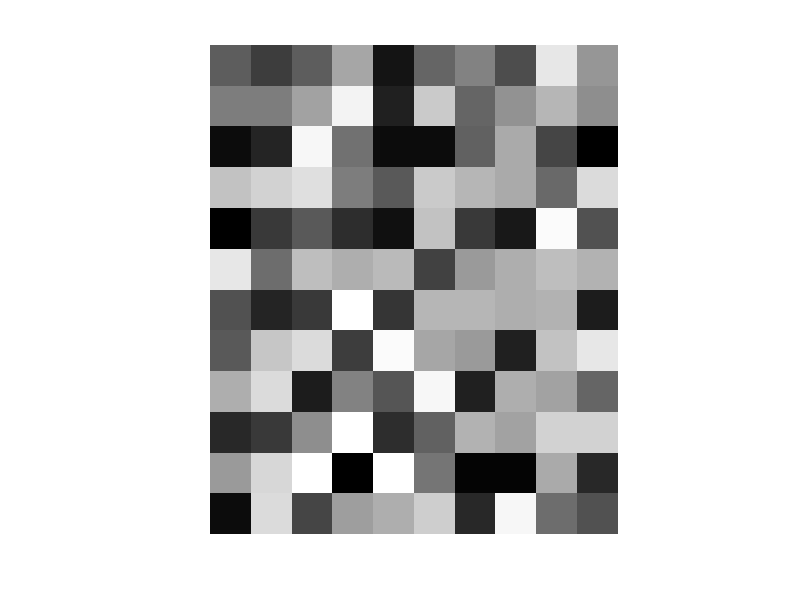

MATLAB code to generate this figure: (Note: this script raises an error after producing the figure.)
clear;
% Assignment Q3
sz = randi(7, [1 2]) + 5;
fprintf("Dimensions: M = %d, N = %d\n", sz);
mat = randi(255, sz);

disp(mat)
imshow(mat, [])
old_mat = mat;
mean3elem = 0;
rows = input("Enter target number of rows: ");
cols = input("Enter target number of columns: ");

if rows < sz(1) && cols < sz(2)
    mat = removeRowOrCol(mat, rows, "row");
    mat = removeRowOrCol(mat, cols, "col");
elseif rows > sz(1) && cols > sz(2)
    mean3elem = input("Append rows and columns using mean of 3 elements?" + ...
    "(0 or 1): ");
    mat = addRowOrCol(mat, rows, "row", mean3elem);
    mat = addRowOrCol(mat, cols, "col", mean3elem);
elseif (rows <= sz(1) && cols > sz(2)) || (rows < sz(1) && cols >= sz(2))
    if cols ~= sz(2)
        mean3elem = input("Append columns using mean of 3 elements?" + ...
        "(0 or 1): ");
    end
    mat = addRowOrCol(mat, cols, "col", mean3elem);
    mat = removeRowOrCol(mat, rows, "row");
elseif (rows >= sz(1) && cols < sz(2)) || (rows > sz(1) && cols <= sz(2))
    if rows ~= sz(1)
        mean3elem = input("Append rows using mean of 3 elements?" + ...
        "(0 or 1): ");
    end
    mat = addRowOrCol(mat, rows, "row", mean3elem);
    mat = removeRowOrCol(mat, cols, "col");
else
    fprintf("Target rows and columns are same as of the matrix, so no" + ...
        " modifications are done.\n")
end

fprintf("Dimensions: M = %d, N = %d\n", size(mat));
disp(mat)
imshowpair(old_mat, mat, 'montage')


function mat = addRowOrCol(mat, dim, rowCol, mean3elem)
    if dim < min(size(mat))
        fprintf("Dimension too low to add any row or column\n");
        return
    end
    if rowCol == "col"
        mat = mat.';
    end
    [m, n] = size(mat);
    addVec = abs(m - dim)/2;
    new_mat = zeros([dim n]);
    if mod(abs(m-dim), 2) == 0
        new_mat(addVec + 1:end - addVec, :) = mat; 
    else
        new_mat(ceil(addVec):end - floor(addVec) - 1, :) = mat;
    end
    if mean3elem
        for iter = 1:floor(addVec)
            for i = 1:n
                if i == 1
                    new_mat(floor(addVec)-iter+1, i) = mean(new_mat( ...
                        floor(addVec)-iter+2, i:i+1));
                    new_mat(end-ceil(addVec)+iter, i) = mean(new_mat( ...
                        end-ceil(addVec)+iter-1, i:i+1));
                elseif i == n
                    new_mat(floor(addVec)-iter+1, i) = mean(new_mat( ...
                        floor(addVec)-iter+2, i-1:i));
                    new_mat(end-ceil(addVec)+iter, i) = mean(new_mat( ...
                        end-ceil(addVec)+iter-1, i-1:i));
                else
                    new_mat(floor(addVec)-iter+1, i) = mean(new_mat( ...
                        floor(addVec)-iter+2, i-1:i+1));
                    new_mat(end-ceil(addVec)+iter, i) = mean(new_mat( ...
                        end-ceil(addVec)+iter-1, i-1:i+1));
                end
            end
        end
        if mod(abs(m-dim), 2) ~= 0
            for i = 1:n
                if i == 1
                    new_mat(end, i) = mean(new_mat(end-1, i:i+1));
                elseif i == n
                    new_mat(end, i) = mean(new_mat(end-1, i-1:i));
                else
                    new_mat(end, i) = mean(new_mat(end-1, i-1:i+1));
                end
            end
        end
    else
        for iter = 1:floor(addVec)
            new_mat(floor(addVec)-iter+1, :) = mean(new_mat( ...
                floor(addVec)-iter+2, :));
            new_mat(end-ceil(addVec)+iter, :) = mean(new_mat( ...
                end-ceil(addVec)+iter-1, :));
        end
        if mod(abs(m-dim), 2) ~= 0
            new_mat(end,:) = mean(new_mat(end-1, :));
        end
    end

    mat = new_mat;
    if rowCol == "col"
        mat = mat.';
    end
end

function mat = removeRowOrCol(mat, dim, rowCol)
    if dim > max(size(mat))
        fprintf("Dimension too high to remove any row or column\n");
        return
    end
    if rowCol == "col"
        mat = mat.';
    end
    matSize = size(mat);
    m = matSize(1);
    removeVec = abs(m - dim) / 2;
    if mod(abs(m-dim), 2) == 0
       mat = mat(removeVec + 1:end - removeVec, :); 
    else
       mat = mat(ceil(removeVec):end - floor(removeVec) - 1, :);
    end
    if rowCol == "col"
        mat = mat.';
    end
end